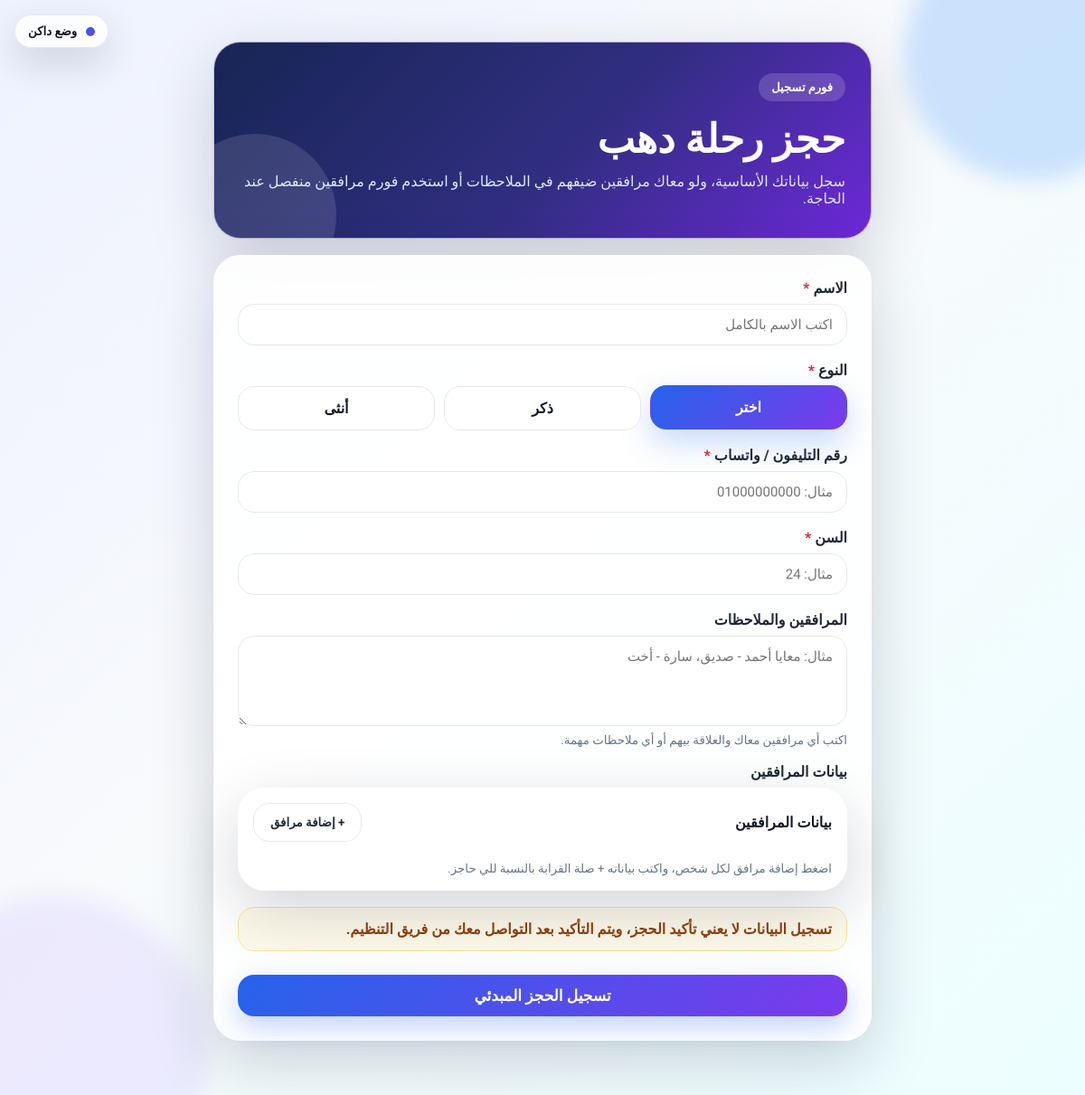
Page /f/dahab-trip/ on the committed database.
### smartforms/models.py (models this page shows, shortened)
class DynamicForm(models.Model):
    title = models.CharField('اسم الفورم', max_length=160)
    description = models.TextField('وصف مختصر', blank=True)
    slug = models.SlugField('لينك الفورم', max_length=80, unique=True, blank=True, help_text='اتركه فارغًا وسيتم إنشاء لينك عشوائي.')
    is_active = models.BooleanField('مفعل', default=True)
    submit_button_text = models.CharField('نص زر الإرسال', max_length=80, default='إرسال البيانات')
    success_message = models.TextField('رسالة النجاح', default='تم تسجيل البيانات بنجاح، وسيتم التواصل معك قريبًا.')
    note = models.TextField('ملاحظة تظهر آخر الفورم', blank=True)
    created_at = models.DateTimeField(auto_now_add=True)
    updated_at = models.DateTimeField(auto_now=True)
    class Meta:
        ordering = ['-created_at']
        verbose_name = 'فورم'
        verbose_name_plural = 'الفورمز'

class FormField(models.Model):
    TEXT = 'text'
    PHONE = 'phone'
    NUMBER = 'number'
    EMAIL = 'email'
    TEXTAREA = 'textarea'
    SELECT = 'select'
    RADIO = 'radio'
    CHECKBOX = 'checkbox'
    DATE = 'date'
    COMPANIONS = 'companions'
    FIELD_TYPES = [
        (TEXT, 'نص قصير'),
        (PHONE, 'رقم تليفون'),
        (NUMBER, 'رقم'),
        (EMAIL, 'بريد إلكتروني'),
        (TEXTAREA, 'نص طويل'),
        (SELECT, 'قائمة اختيار'),
        (RADIO, 'اختيار واحد'),
        (CHECKBOX, 'مربع اختيار'),
        (DATE, 'تاريخ'),
        (COMPANIONS, 'مرافقين (حجز جماعي)'),
    ]
    form = models.ForeignKey(DynamicForm, on_delete=models.CASCADE, related_name='fields')
    label = models.CharField('عنوان السؤال', max_length=180)
    field_type = models.CharField('نوع السؤال', max_length=20, choices=FIELD_TYPES, default=TEXT)
    placeholder = models.CharField('Placeholder', max_length=180, blank=True)
    help_text = models.CharField('مساعدة صغيرة', max_length=220, blank=True)
    choices = models.TextField('الاختيارات', blank=True, help_text='لو السؤال اختيار: اكتب كل اختيار في سطر.')
    is_required = models.BooleanField('إجباري', default=True)
    order = models.PositiveIntegerField('الترتيب', default=0)
    class Meta:
        ordering = ['order', 'id']
        verbose_name = 'سؤال'
        verbose_name_plural = 'أسئلة الفورم'
    def choice_list(self):
        return [line.strip() for line in self.choices.splitlines() if line.strip()]

### smartforms/views.py (the view, shortened to what this page needs)
# urls.py: path('f/<slug:slug>/', views.form_detail, name='form_detail'),
def form_detail(request, slug):
    form_obj = get_object_or_404(DynamicForm, slug=slug)
    if not form_obj.is_active and not request.user.is_staff:
        raise Http404('هذا الفورم غير متاح حاليًا')
    public_form = PublicDynamicForm(request.POST or None, form_instance=form_obj)
    return render(request, 'smartforms/public_form.html', {'form_obj': form_obj, 'public_form': public_form})

### smartforms/templates/smartforms/public_form.html (shortened to what this page needs)
{% extends 'smartforms/base.html' %}
{% block content %}
<main class="public-shell">
    <section class="hero-card">
        <div class="badge">فورم تسجيل</div>
        <h1>{{ form_obj.title }}</h1>
        {% if form_obj.description %}<p>{{ form_obj.description }}</p>{% endif %}
    </section>
    <form method="post" class="form-card" novalidate>
        <div class="fields-grid">
            {% for field in public_form %}
                {% if field.field.form_field_obj.field_type == 'companions' %}
                    <div class="field-wrap wide">
                        <label>{{ field.label }}{% if field.field.required %}<span>*</span>{% endif %}</label>
                        <div class="panel companions-shell">
                            <div class="companions-head">
                                <strong>بيانات المرافقين</strong>
                                <button type="button" class="secondary-btn companions-add" data-companions-for="{{ field.name }}">+ إضافة مرافق</button>
                            </div>
                            {% if field.help_text %}<small class="companions-help">{{ field.help_text }}</small>{% endif %}
                        </div>
                    </div>
                {% else %}
                    <div class="field-wrap {% if field.field.widget.input_type == 'checkbox' %}check-wrap{% endif %}">
                        <label for="{{ field.id_for_label }}">{{ field.label }}{% if field.field.required %}<span>*</span>{% endif %}</label>
                        {{ field }}
                        {% if field.help_text %}<small>{{ field.help_text }}</small>{% endif %}
                    </div>
                {% endif %}
            {% endfor %}
        </div>
        {% if form_obj.note %}<div class="note">{{ form_obj.note }}</div>{% endif %}
        <button class="primary-btn" type="submit">{{ form_obj.submit_button_text }}</button>
    </form>
</main>
{% endblock %}

### smartforms/templates/smartforms/base.html (shortened to what this page needs)
{% load static %}
<!DOCTYPE html>
<html lang="ar" dir="rtl">
<head>
    <link rel="stylesheet" href="{% static 'smartforms/css/styles.css' %}">
</head>
<body>
    <div class="bg-orb orb-one"></div>
    <div class="bg-orb orb-two"></div>
    <button type="button" class="theme-toggle" data-theme-toggle>
        <span class="theme-dot" aria-hidden="true"></span>
        <span class="theme-label">وضع داكن</span>
    </button>
    {% block content %}{% endblock %}
</body>
</html>

### smartforms/static/smartforms/css/styles.css (style rules this page uses)
:root { --bg:#0f172a;--card:#ffffff;--text:#111827;--muted:#64748b;--line:#e5e7eb;--primary:#2563eb;--primary2:#7c3aed;--green:#16a34a;--red:#dc2626;--soft:#f8fafc;--shadow:0 24px 70px rgba(15,23,42,.18) }
* { box-sizing:border-box }
body { margin:0;font-family:'Cairo',system-ui,sans-serif;background:linear-gradient(135deg,#eef2ff 0%,#f8fafc 45%,#ecfeff 100%);color:var(--text);min-height:100vh }
.bg-orb { position:fixed;border-radius:999px;filter:blur(12px);opacity:.45;z-index:-1 }
.orb-one { width:280px;height:280px;background:#93c5fd;top:-80px;right:-80px }
.orb-two { width:340px;height:340px;background:#ddd6fe;bottom:-120px;left:-110px }
button,input,select,textarea { font-family:inherit }
.public-shell { width:min(760px,100%);margin:auto;padding:26px 16px 60px }
.hero-card,.form-card,.success-card,.panel,.stat-card { background:rgba(255,255,255,.9);backdrop-filter:blur(16px);border:1px solid rgba(255,255,255,.65);box-shadow:var(--shadow);border-radius:30px }
.hero-card { padding:34px 28px;margin:20px 0 18px;background:linear-gradient(135deg,#172554,#312e81 55%,#6d28d9);color:#fff;overflow:hidden;position:relative }
.hero-card:after { content:'';position:absolute;width:180px;height:180px;border-radius:999px;background:rgba(255,255,255,.12);left:-45px;bottom:-65px }
.badge { display:inline-flex;align-items:center;gap:8px;padding:8px 14px;border-radius:999px;background:rgba(37,99,235,.11);color:#1d4ed8;font-weight:800;font-size:13px }
.hero-card .badge { background:rgba(255,255,255,.16);color:#fff }
.hero-card h1 { font-size:clamp(28px,5vw,44px);line-height:1.2;margin:16px 0 10px;font-weight:900 }
.hero-card p { margin:0;color:#dbeafe;font-size:16px }
.form-card { padding:26px }
.fields-grid { display:grid;grid-template-columns:1fr;gap:18px }
.field-wrap { display:flex;flex-direction:column;gap:8px }
.field-wrap.wide { grid-column:1/-1 }
.field-wrap label { font-weight:800;color:#1f2937 }
.field-wrap label span { color:var(--red);margin-inline-start:4px }
.field-wrap input,.field-wrap select,.field-wrap textarea { width:100%;border:1px solid var(--line);background:#fff;border-radius:18px;padding:13px 15px;font-size:15px;outline:none;transition:.2s }
.field-wrap small { color:var(--muted) }
.choice-list { display:grid;gap:8px;list-style:none;margin:0;padding:0 }
.choice-list label { display:flex;align-items:center;gap:8px;padding:12px 14px;border:1px solid var(--line);border-radius:16px;background:#fff;font-weight:700 }
.note,.alert { padding:14px 16px;border-radius:18px;margin:18px 0;background:#fffbeb;border:1px solid #fde68a;color:#92400e;font-weight:700 }
.primary-btn,.secondary-btn { border:0;border-radius:18px;padding:13px 18px;font-weight:900;cursor:pointer;display:inline-flex;justify-content:center;align-items:center;gap:8px }
.primary-btn { background:linear-gradient(135deg,var(--primary),var(--primary2));color:#fff;box-shadow:0 12px 30px rgba(37,99,235,.28) }
.secondary-btn { background:#fff;color:#1e293b;border:1px solid var(--line) }
.form-card .primary-btn { width:100%;font-size:17px;margin-top:8px }
.panel { padding:22px;margin-bottom:18px }

### rows in the picture
DynamicForm: title "حجز رحلة دهب", description "سجل بياناتك الأساسية، ولو معاك مرافقين ضيفهم في الملاحظات أو استخدم فورم مرافقين منفصل عند الحاجة.", note "تسجيل البيانات لا يعني تأكيد الحجز، ويتم التأكيد بعد التواصل معك من فريق التنظيم.", submit_button_text "تسجيل الحجز المبدئي"
FormField: label "الاسم"
FormField: label "النوع"
FormField: label "رقم التليفون / واتساب"
FormField: label "السن"
FormField: label "المرافقين والملاحظات", help_text "اكتب أي مرافقين معاك والعلاقة بيهم أو أي ملاحظات مهمة."
FormField: label "بيانات المرافقين", help_text "اضغط إضافة مرافق لكل شخص، واكتب بياناته + صلة القرابة بالنسبة للي حاجز."

### other values in the picture
{{ field }} "اختر ذكر أنثى"
